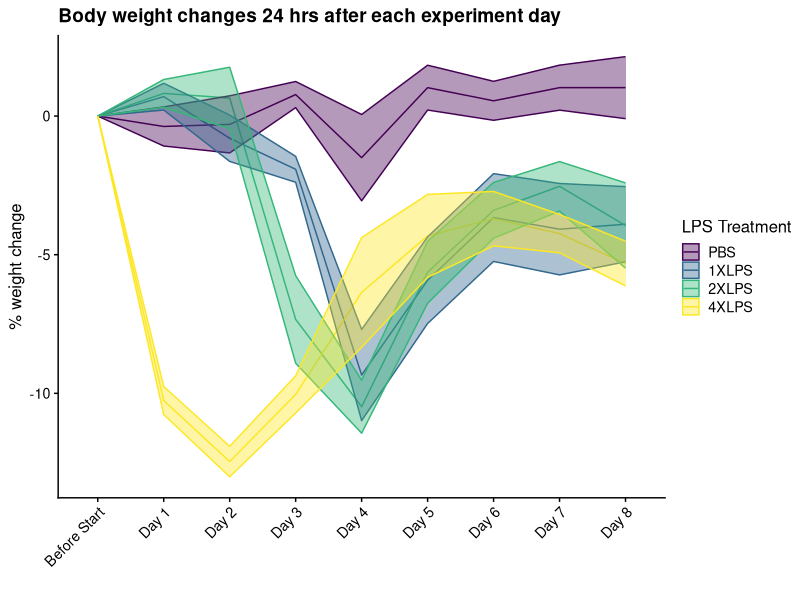

The R script that drew this image:
# boxplots for weight changes
# Jenn Kim

# load libraries
library(tidyverse)
library(cowplot)
theme_set(theme_cowplot())
library(nlme)
library(lsmeans)
library(plotrix)

# load data
data <- read.csv("BehaviorCohort_BodyWeights.csv")
data <- as.data.frame(data)

data$LPS.Treatment <- factor(data$LPS.Treatment, levels=c("PBS","1XLPS","2XLPS","4XLPS"))
data$Sex <- factor(data$Sex) 

# calculate weight change relative to before experiment for each day
data2 <- data %>% 
  mutate(PercentWeightLoss_BeforeExperiment = round(((Before.Experiment - Before.Experiment)/Before.Experiment)*100,1)) %>%
  mutate(PercentWeightLoss_Day1 = round(((Before.Experiment - Day.1)/Before.Experiment)*100,1)) %>%
  mutate(PercentWeightLoss_Day2 = round(((Before.Experiment - Day.2)/Before.Experiment)*100,1)) %>%
  mutate(PercentWeightLoss_Day3 = round(((Before.Experiment - Day.3)/Before.Experiment)*100,1)) %>%
  mutate(PercentWeightLoss_Day4 = round(((Before.Experiment - Day.4)/Before.Experiment)*100,1)) %>%
  mutate(PercentWeightLoss_Day5 = round(((Before.Experiment - Day.5)/Before.Experiment)*100,1)) %>%
  mutate(PercentWeightLoss_Day6 = round(((Before.Experiment - Day.6)/Before.Experiment)*100,1)) %>%
  mutate(PercentWeightLoss_Day7 = round(((Before.Experiment - Day.7)/Before.Experiment)*100,1)) %>%
  mutate(PercentWeightLoss_Day8 = round(((Before.Experiment - Day.8)/Before.Experiment)*100,1)) %>%
  mutate(across(PercentWeightLoss_Day1:PercentWeightLoss_Day8, ~.*-1)) # for graphing purposes, * -1 makes weight loss negative and weight gain positive
  

# line graphs for body weight changes
data3 <- data2 %>% 
  gather(Timepoint, PercentWeightLoss, 12:ncol(data2)) %>% 
  group_by(LPS.Treatment, Timepoint) %>%
  summarise(mean = mean(PercentWeightLoss), sem = std.error(PercentWeightLoss))

# clean up day names
data3 <- data3 %>% mutate(Timepoint = 
                           case_when(Timepoint=="PercentWeightLoss_BeforeExperiment" ~ "Before Start",
                                     Timepoint=="PercentWeightLoss_Day1" ~ "Day 1",
                                     Timepoint=="PercentWeightLoss_Day2" ~ "Day 2",
                                     Timepoint=="PercentWeightLoss_Day3" ~ "Day 3",
                                     Timepoint=="PercentWeightLoss_Day4" ~ "Day 4",
                                     Timepoint=="PercentWeightLoss_Day5" ~ "Day 5",
                                     Timepoint=="PercentWeightLoss_Day6" ~ "Day 6",
                                     Timepoint=="PercentWeightLoss_Day7" ~ "Day 7",
                                     Timepoint=="PercentWeightLoss_Day8" ~ "Day 8",
                                     Timepoint=="PercentWeightLoss_Day9" ~ "Day 9"))

# run stats on individual values
library(lme4)
stats <- data2 %>% 
  rownames_to_column(var="AnimalID") %>%
  gather(Timepoint, PercentWeightLoss, 13:ncol(.))

stats$LPS.Treatment <- factor(stats$LPS.Treatment)
stats$Timepoint <- factor(stats$Timepoint)

# model
model <- lme(PercentWeightLoss ~ LPS.Treatment*Timepoint, ~1|AnimalID, data=stats)

# anova
anova = anova(model)

# posthoc 1: differences in timepoints within treatment
refgrid <- ref.grid(model)
ph <- emmeans(refgrid, ~Timepoint|LPS.Treatment)
ph2 <- contrast(ph, method="pairwise", adjust="none")
ph3 <- test(ph2, by=NULL, adjust="BH")
posthoc1 <- as.data.frame(ph3)

# posthoc 2: differences in treatment (only considering comparisons against PBS) within timepoint
stats <- data2 %>% 
  rownames_to_column(var="AnimalID") %>%
  gather(Timepoint, PercentWeightLoss, 13:ncol(.)) %>%
  mutate(LPS.Treatment = 
           case_when(LPS.Treatment=="1XLPS" ~ "LPSx1",
                     LPS.Treatment=="2XLPS" ~ "LPSx2",
                     LPS.Treatment=="3XLPS" ~ "LPSx3",
                     LPS.Treatment=="4XLPS" ~ "LPSx4",
                     LPS.Treatment=="PBS" ~ "PBS"))
stats$LPS.Treatment <- factor(stats$LPS.Treatment, levels=c("PBS","LPSx1","LPSx2","LPSx3","LPSx4"))
stats$Timepoint <- factor(stats$Timepoint)

model <- lme(PercentWeightLoss ~ LPS.Treatment*Timepoint, ~1|AnimalID, data=stats)

refgrid <- ref.grid(model)
ph <- emmeans(refgrid, ~LPS.Treatment|Timepoint)

PBS = c(1,0,0,0)
LPSx1 = c(0,1,0,0)
LPSx2 = c(0,0,1,0)
LPSx4 = c(0,0,0,1)

ph2 <- contrast(ph, 
                method=list("PBS - 1XLPS" = PBS - LPSx1,
                            "PBS - 2XLPS" = PBS - LPSx2,
                            "PBS - 4XLPS" = PBS - LPSx4), 
                adjust="none")
ph3 <- test(ph2, by=NULL, adjust="BH")
posthoc2 <- as.data.frame(ph3)

anova$Significant <- ifelse(anova$`p-value` < 0.05, "significant", "ns")
posthoc1$Significant <- ifelse(posthoc1$p.value < 0.05, "significant", "ns")
posthoc2$Significant <- ifelse(posthoc2$p.value < 0.05, "significant", "ns")

# save output
write.csv(anova, "WeightChanges_anova.csv")
write.csv(posthoc1, "WeightChanges_posthoc_WithinTreatment.csv")
write.csv(posthoc2, "WeightChanges_posthoc_WithinTimepointvsPBSonly.csv")

# plot with mean and sem as shading
pdf("BehaviorCohort_BodyWeightChange_Percentage2.pdf", width=7, height=5)
ggplot(data3, aes(x=Timepoint, y=mean, group=LPS.Treatment, color=LPS.Treatment)) +
  geom_line(linewidth=.5) +
  scale_color_viridis_d() +
  theme_cowplot(font_size = 12)+
  theme(axis.text.x = element_text(angle = 45, hjust = 1)) +
  geom_ribbon(aes(ymin = mean-sem, ymax = mean+sem, fill=LPS.Treatment),alpha = .4) +
  scale_fill_viridis_d() +
  scale_x_discrete(name = "") + 
  scale_y_continuous(name = "% weight change") +
  labs(fill="LPS Treatment", color="LPS Treatment") +
  ggtitle("Body weight changes 24 hrs after each experiment day")
dev.off()
